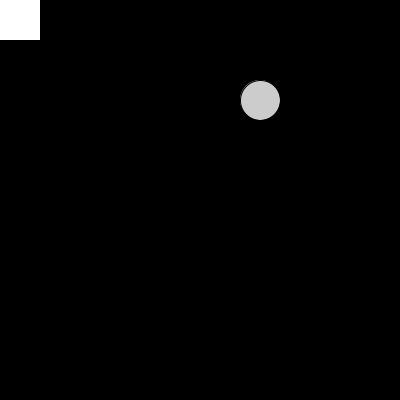
Frame 1 (no input)
Frame 60 (the mouse pressed at the canvas centre just before this capture): identical to frame 1, image omitted
Frame 120 (the mouse held since frame 60 and released just before this capture): identical to frame 1, image omitted

The Processing sketch that drew this single still picture (run headless with seeded random() and noise(); from frame 60 on, the mouse is pressed at the canvas centre):

// Processing sketch: Moduleopgave_3
// ── Moduleopgave_3.pde
/* Moduleopave_3
Author: Wesley Bouchard
Student number: 575976 
Date: 10-02-2019 */

int x,
robotX,
robotY,
robotWidth = 40,
robotHeight,
cargoX,
cargoY,
cargoWidth,
cargoHeight,
halfCargoWidth,
halfCargoHeight,
counter = 0,
GREY = 204,
WHITE = #FFFFFF,
BLACK = #000000;

boolean pickedUp = false;

void setup() {
  size(400,400);
  smooth();
  background(BLACK);
  robotHeight = robotWidth;
  cargoWidth = robotWidth;
  cargoHeight = robotHeight;
  halfCargoWidth = cargoWidth/2;
  halfCargoHeight = cargoHeight/2;
  cargoX = int(random(0,10)) * cargoWidth + halfCargoWidth;
  cargoY = int(random(0,10)) * cargoHeight + halfCargoHeight;
}

void draw() {
  background(BLACK);
  robotX = constrain(robotX, 0, width - robotWidth);
  robotY = constrain(robotY, 0, height - robotHeight);
  cargoX = constrain(cargoX,halfCargoWidth,width -halfCargoWidth);
  cargoY = constrain(cargoY,halfCargoHeight,width -halfCargoHeight);
  drawRobot();
  drawCargo();
}

void drawRobot() {
  noStroke();
  fill(WHITE);
  rect(robotX, robotY, robotWidth, robotHeight);
}

void drawCargo() {
  stroke(BLACK);
  fill(GREY);
  ellipse(cargoX, cargoY, cargoWidth, cargoHeight); 
}


void keyPressed() {
  if (key == CODED) {
    if (keyCode == UP) {
      robotY -= robotHeight;
    } 
    if (keyCode == UP && pickedUp == true) {
      cargoY -= cargoHeight;
    } 
    if (keyCode == DOWN) {
      robotY += robotHeight;
    }
    if (keyCode == DOWN && pickedUp == true) {
      cargoY += cargoHeight;
    }
    if (keyCode == LEFT) {
      robotX -= robotWidth;
    }
    if (keyCode == LEFT && pickedUp == true) {
      cargoX -= cargoWidth;
    }
    if (keyCode == RIGHT) {
      robotX += robotWidth;
    }
    if (keyCode == RIGHT && pickedUp == true) {
      cargoX += cargoWidth;
    }
  }
  if (keyCode == ENTER && cargoX == robotX + halfCargoWidth && cargoY == robotY + halfCargoHeight) {
    pickedUp = true;
    counter++;
  }
  if (keyCode == ENTER && counter == 2) {
    pickedUp = false;
    counter = 0;
  }
}
